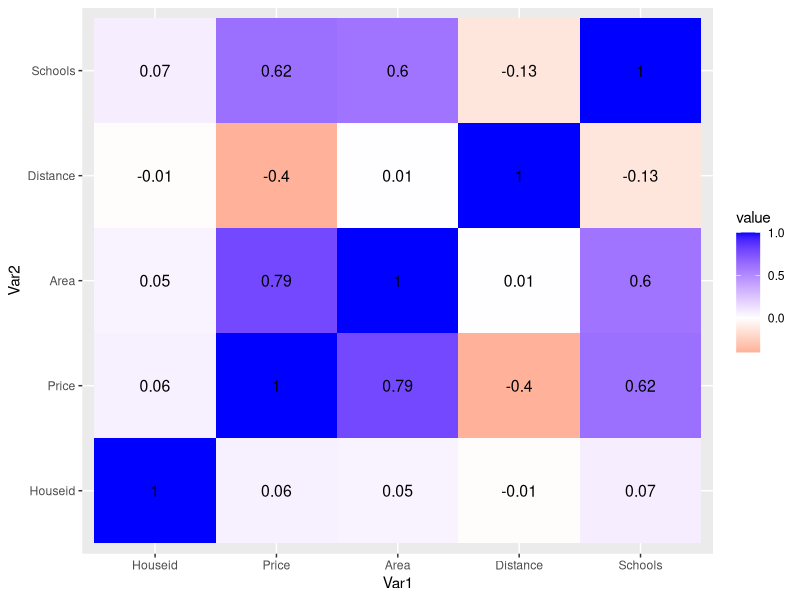
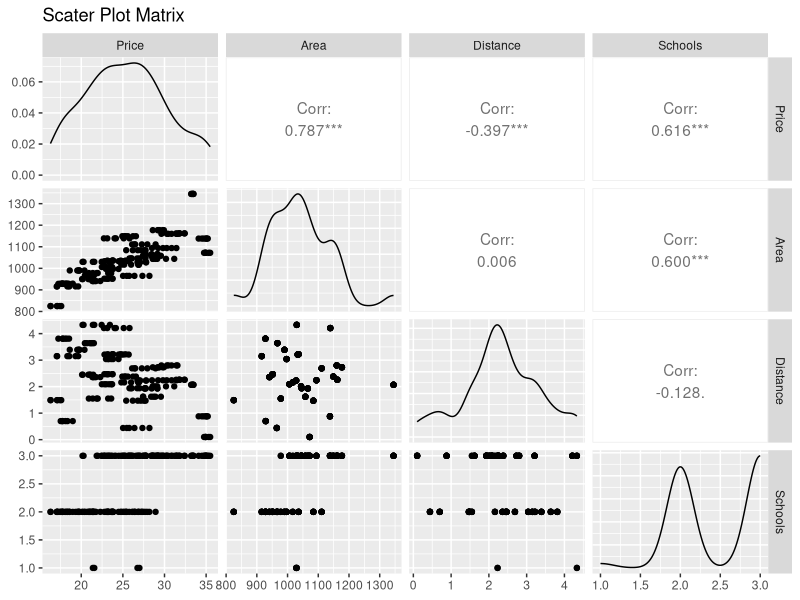
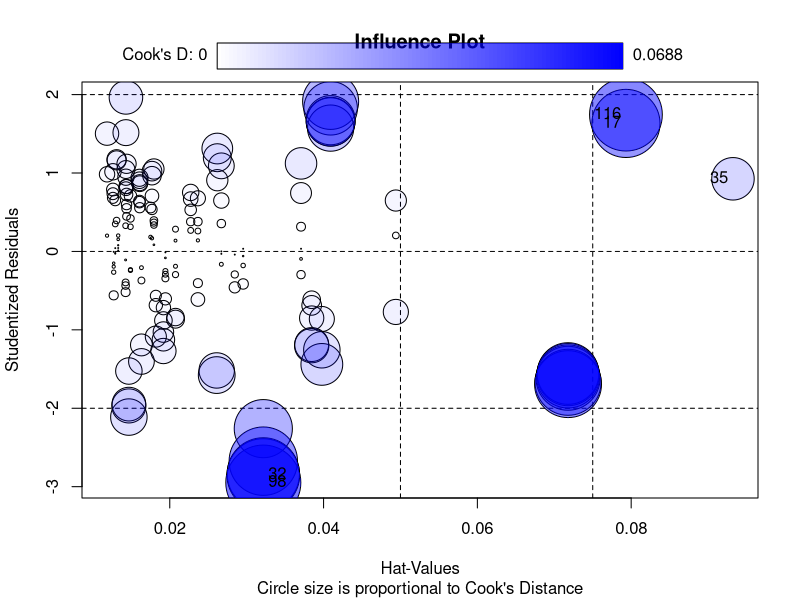
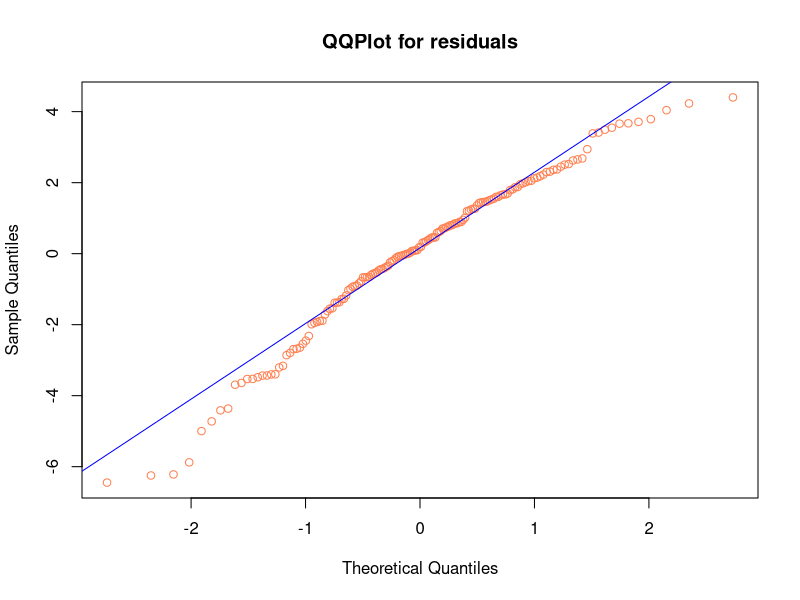
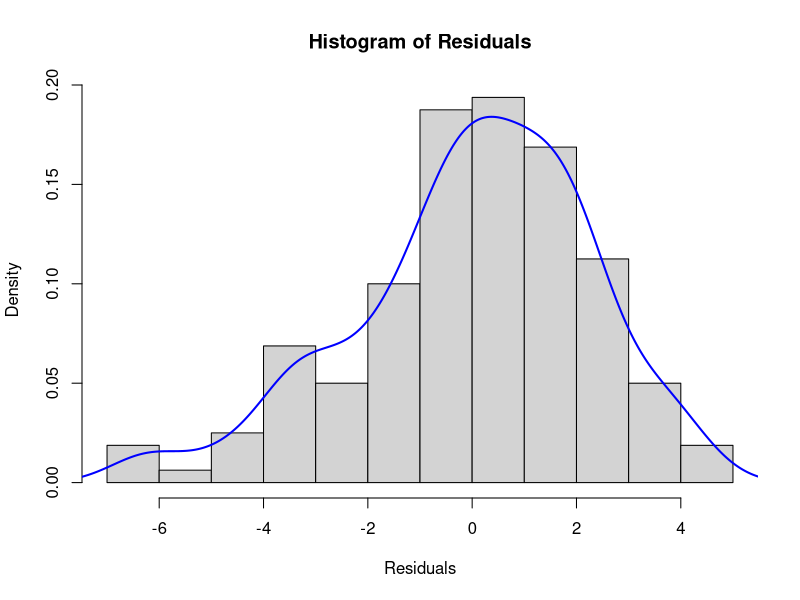
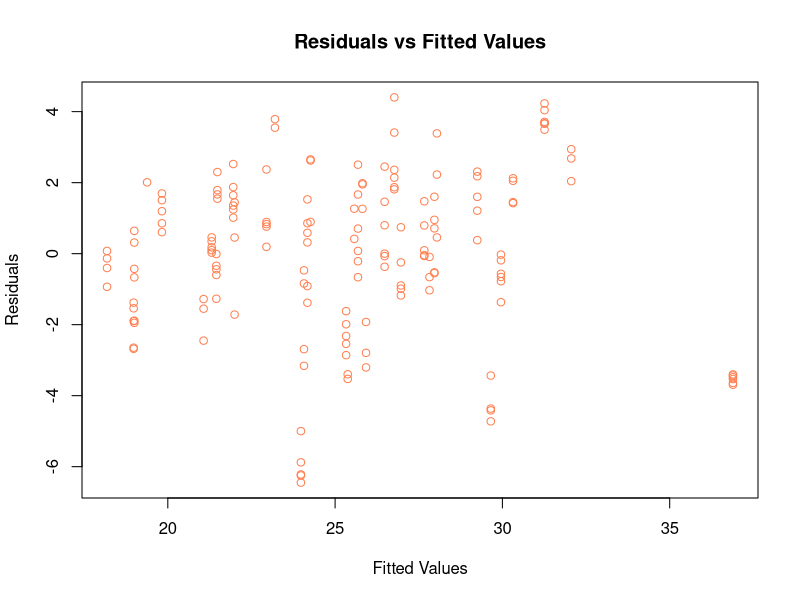

Source code (R) for these figures, in order:
#Assignment_Predictive Modelling using R
#Marina Nikon

#BACKGROUND: The data for modeling contains information on 
#Selling price of each house in million Rs. It also contains 
#Carpet area in square feet, Distance from nearest metro 
#station and Number of schools within 2 km distance. The data 
#has 198 rows and 5 columns.

#Installing packages and importing libraries
install.packages("reshape2") #For Correlation matrix
library(reshape2) 
install.packages("ggplot2") #Correlation matrix
library(ggplot2) 
library(dplyr)
install.packages("GGally") #Correlation matrix
library(GGally) 

library(stats) #Influential observations

install.packages("caret") # for splitting original data into
#training and testing data sets and for K-fold cross validation 
library(caret) 

install.packages("car") # to check Multicollinearity, draw influential plot
library(car) 

install.packages('nortest') #Kolmogorov-Smirnov normality test
library(nortest) 

#QUESTIONS
#1. Import House Price Data. Check the structure of the data.

#Load the dataset
house_pr<-read.csv("House_Price_Data.csv", header = TRUE)
summary(house_pr) #Summarizing data and checking for missing values
str(house_pr) # Check the structure of the dataset
head(house_pr) # View first 6 rows
dim(house_pr) # Check the dimension of the dataset
anyNA(house_pr) # Check for missing values explicitly

#Correlation matrix using heatmap 
corrmatr <- round(cor(house_pr),2)
melted_corrmatr <- melt(corrmatr)

ggplot(data = melted_corrmatr, aes(x=Var1, y=Var2, fill=value)) + 
  geom_tile()+
  geom_text(aes(Var1, Var2, label = value), color = "black", size = 4)+
  scale_fill_gradient2(low="red",mid="white",high="blue")
#Observations:
# Strong positive correlation observed between Price and Area.
# Moderate positive correlation with Schools; negative with Distance.


#Graphical representation of the data to understand
#how variables are related to each other
ggpairs(house_pr[, c("Price", "Area", "Distance", "Schools")],
        title = "Scater Plot Matrix", columnLabels = 
          c("Price", "Area", "Distance", "Schools"))
#Observations:
# Strong positive correlation observed between Price and Area.
# Moderate positive correlation with Schools; negative with Distance.


#2 Split the data into Training (80%) and Testing (20%) datasets
set.seed(123) #to use the same traindata
index<-createDataPartition(house_pr$Price, p=0.8, list=FALSE)
head(index)
dim(index)

traindata<-house_pr[index,]
testdata<-house_pr[-index,]

dim(traindata) #dimension of training set
dim(testdata) #dimension of testing set



#3 Build a regression model on training data to estimate selling
#price of a House.
house_pr_model<-lm(Price~Area+Distance+Schools, data=traindata)
house_pr_model
#Coefficients:
#  (Intercept)         Area     Distance      Schools  
#-8.924        0.034       -1.852        1.308 
#Observations:
#The Intercept (-8.924)represents the estimated house Price when
# all predictor variables (Area, Distance, Schools) are zero. 
#(but zero values for these predictors are unrealistic)



#4 List down significant variables and interpret their
#regression coefficients.
#Model summary
summary(house_pr_model) 
#Observations:
# Coefficient for Area is 0.034, indicating a positive
#relationship with the selling Price. For every additional
#square foot of carpet Area, the selling price increases by
#0.034 million Rs, keeping all the other variables constant

# Coefficient for Distance is -1.852, showing a negative
#relationship with the selling Price. For every additional
#kilometer from the nearest metro station, the selling price 
#decreases by 1.852 million Rs, keeping all the other variables constant

# Coefficient for Schools is 1.308, indicating a positive
#relationship with the selling Price. For every additional
#school within 2 km of the house, the selling price increases 
#by 1.308 million Rs, keeping all the other variables constant

#The coefficients for various predictor variables suggest 
#their respective impact on the selling price. Notably, 
#the variable  “Area” has substantial positive effects, 
#while “Distance” has a negative effect. 
#There are no insignificant variables, all independent
#variables in the model are significant.


  
#5 What is the R2 and adjusted R2 of the model? 
#Give interpretation. 
#Multiple R-squared:  0.7839,	
#Adjusted R-squared:  0.7798 (from summary(house_pr_model))
#R-squared is the proportion of variation in the dependent variable
#which is explained by the independent variable.
#The value for R-squared can range from 0 to 1. A value of 0 indicates
#that the response variable cannot be explained by the predictor 
#variable at all. A value of 1 indicates that the response variable 
#can be perfectly explained without error by the predictor variable.
#The closer R-squared is to  1, the better the goodness of fit.
#In the LM Regression Results, the model’s R-squared value 
#is 0.7839, which indicates that approximately 78% of the 
#variability in Price is explained by the model and 22% is unexplained.

#The adjusted R-squared (0.7798) is a modified version of R-squared 
#that has been adjusted for the number of predictors in the model.
#It is always lower than the R-squared. The adjusted R-squared can
#be useful for comparing the fit of the different regression
#models to one another.


  
#6 Is there a multicollinearity problem? 
#If yes, do the necessary steps to remove it.
vif(house_pr_model) #checking Multicollinearity
#Observations:
#Area Distance  Schools 
#1.545118 1.026447 1.564728 
#There is no the multicollinearity problem as 
#all VIF’s are less than 5
#Do not need to do re-modelling to remove multicollinearity


#7 Are there any influential observations in the data?
influ<-influence.measures(house_pr_model)
influ
#Observations:
#If values of Cook's distance are much higher than 1 or 
#other observations, a strong influence could be suggested.
#Higher the cook's distance, more is the influence of
#observation on the model

#some influential observations could be seen.
#17  5.68e-02 0.0793   *
#For example observation #17 has a Cook's distance 0.0568, which is
#substantial, and hat inf is 0.0793, indicating it 
#might be influential.

#Influence plot
influencePlot(house_pr_model,
              id.method = 'identify',
              main = 'Influence Plot',
              sub = "Circle size is proportional to Cook's Distance")
#Observations:
# The influence_plot visually highlights influential points with large 
# Cook's Distance values and high leverage.
# Influential points could significantly impact the regression coefficients
# and model predictions and may indicate issues with the data or model, 
# such as non-linearity or heteroscedasticity. Influential points should 
# be carefully analyzed for their impact on the model's reliability.



#8 Can we assume that errors follow ‘Normal’ distribution?

#Calculate and store the residuals
traindata$resi<-residuals(house_pr_model)

#Check if distribution of errors is “NORMAL”
#QQplot to check if errors are normally distributed
qqnorm(traindata$resi, 
       main = "QQPlot for residuals", col="coral")
qqline(traindata$resi, col= "blue")  
#Observations: The QQ Plot for the residuals mostly shows
#points close to the theoretical line, but at the beginning
#and at the end of the line there is some deviation from the 
#theoretical line, it is indicating possible non-normality


#Shapiro-Wilk normality test
shapiro.test(traindata$resi)
#Observations: W = 0.97169, p-value = 0.002271, 
#p-value is less than 0.05, reject the null hypothesis.  
#Residuals may not follow a normal distribution.

#Lilliefors (Kolmogorov-Smirnov) normality test
lillie.test(traindata$resi)
#Observations: D = 0.077284, p-value = 0.02073, 
#p-value is less than 0.05, reject the null hypothesis.  
#Residuals may not follow a normal distribution.


#Histogram of Residuals for detecting violation 
#of normality assumption.

#A histogram with a density overlay can visually assess normality.
hist(traindata$resi, probability = TRUE, main = "Histogram of Residuals",
     xlab = "Residuals")
lines(density(traindata$resi), col = "blue", lwd = 2)
#Observations: The density plot roughly follows a bell shape,
#although it is slightly skewed to the left.

#Comment: Although normality of errors is not established
#we will proceed to evaluate the model performance



#9 Is there a Heteroscedasticity problem? Check using
#residual vs. predictor plots. 

#Residual Analysis and Scatter Plot
#Assign the fitted values (predicted)
traindata$pred<-fitted(house_pr_model)

#Create a scatter plot of residuals vs. predicted values
plot(traindata$pred,traindata$resi, col="coral",
     main = "Residuals vs Fitted Values",
     xlab = "Fitted Values", ylab = "Residuals")
#Observations: It is observed that residuals are randomly
#distributed and uncorrelated with predicted values, it
#suggests that no pattern exists, supporting the 
#homoscedasticity assumption
#In other words, the coefficients of regression model should be
#trustworthy and we don't need to perform a transformation on the data.
#A funnel shape does not observed, to suggest the presence of heteroscedasticity.



#10 Calculate the RMSE for the Training and Testing
#data. Multiple Linear Regression 

#RMSE of training data
traindata$resi<-residuals(house_pr_model)
RMSEtrain<-sqrt(mean(traindata$resi**2))
RMSEtrain
#Observations:
#> RMSE
#[1] 2.248768

#RMSE of testing data
testdata$pred<-predict(house_pr_model,testdata)
testdata$resi<-(testdata$Price-testdata$pred)
RMSEtest<-sqrt(mean(testdata$resi**2))
RMSEtest
#Observations:
#> RMSEtest
#[1] 1.980458

#Observations :
#The similarity in RMSE between the test and train data 
#suggests that the regression model generalizes reasonably
#well, with consistent prediction accuracy on both datasets.
#This implies that the model is stable and not overfitting
#to the training data.


#K-fold cross validation
kfolds<-trainControl(method="cv",number=4)
kmodel<- train(Price~Area+Distance+Schools,
               data=house_pr, method = "lm", trControl=kfolds)
kmodel
#Observations:
#  RMSE      Rsquared  MAE     
#2.264721  0.79276   1.791917
#RMSE and R squared values using K-fold validation are similar 
#to overall RMSE and R squared values
#The model can be implemented for decision making
